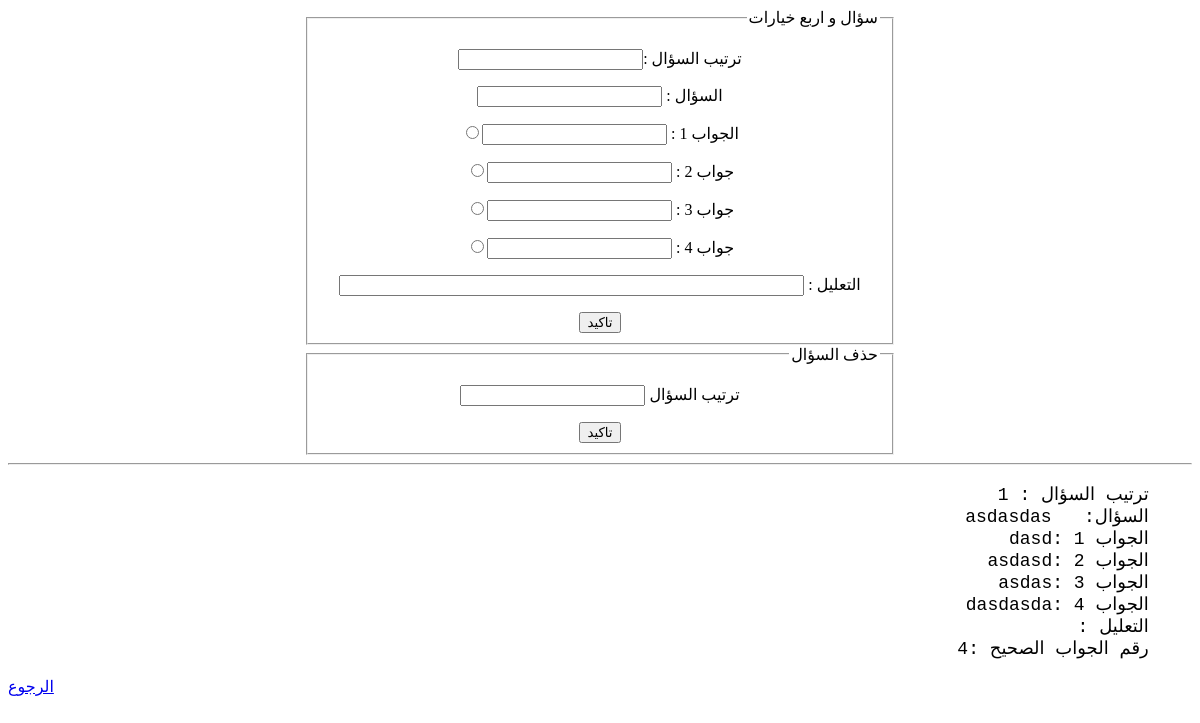
/firstyear/main/firstsemester/TH/ATH/AThGM/AThG, run on an earlier commit of the app's database.
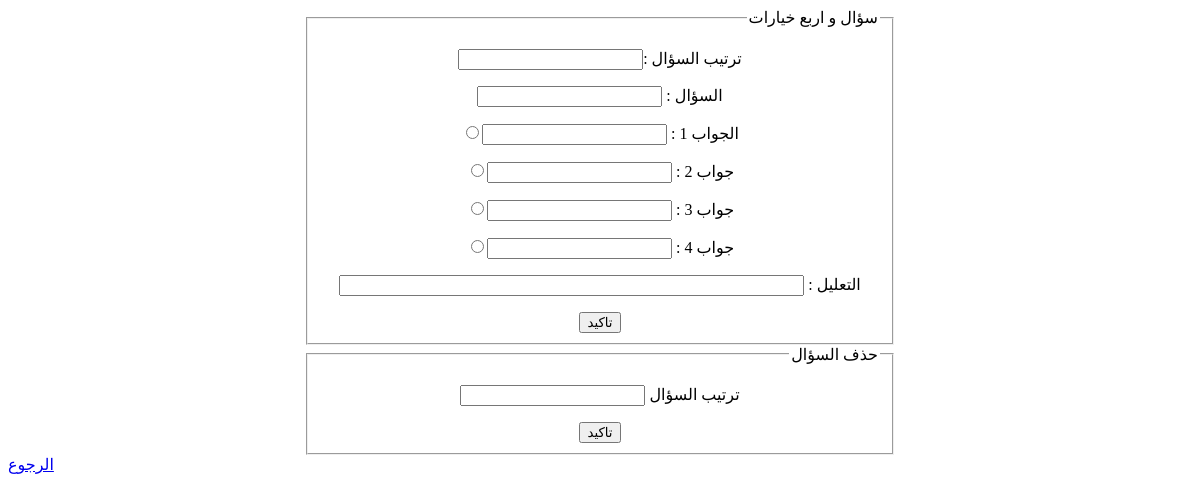
And on a later commit of the database.
### firstyear/models.py (models this page shows)
class ATHG(models.Model):
    ExNo = models.ForeignKey(ATHGM, on_delete=models.CASCADE, default=1)
    question = models.TextField(null=False)
    ans1 = models.TextField(null=False)
    ans2 = models.TextField(null=False)
    ans3 = models.TextField(null=False)
    ans4 = models.TextField(null=False)
    why = models.TextField(default='')
    No_true = models.IntegerField(default=1, null=False)
    number = models.IntegerField(default=1, null=False)
    class Meta:
        ordering = ['number']

### firstyear/views.py (the view, shortened to what this page needs)
# urls.py: path('main/firstsemester/TH/ATH/AThGM/AThG', views.AThG, name='AThG'),
def AThG(request):
    db = ATHGM.objects.first()
    list = ATHG.objects.all()
    return render(request, 'firstyear/TH/AThG.html', {'names': list})

### templates/firstyear/TH/AThG.html (shortened to what this page needs)
<!DOCTYPE html>
<html lang="en">
<head>
</head>
<body>
<div style="text-align: center;">
<center>
    <div align="center" style="width: 50%; height:50%">
        <form method="POST" style="align-items: center">
            <fieldset dir="rtl">
                <legend>سؤال و اربع خيارات</legend>
                <p>
                    <label>ترتيب السؤال :<input name="number" type="number"></label>
                </p>
                <p>
                    <label>السؤال : <input name="question" type="text"/></label>
                </p>
                <p>
                    <label>الجواب 1 : <input name="ans1" type="text"/></label><input name="No" type="radio" value=1>
                </p>
                <p>
                    <label>جواب 2 : <input name="ans2" type="text"/></label><input name="No" type="radio" value=2>
                </p>
                <p>
                    <label>جواب 3 : <input name="ans3" type="text"/></label><input name="No" type="radio" value=3>
                </p>
                <p>
                    <label>جواب 4 : <input name="ans4" type="text"/></label><input name="No" type="radio" value=4>
                </p>
                <p>
                    <label>التعليل : <input name="why" size="55px;" type="text"/></label>
                </p>
                <input name="add" type="submit" value="تاكيد">
            </fieldset>
        </form>
    </div>
    </center>
</div>
<div style="text-align: center;">
<center>
    <div align="center" style="width: 50%; height:50%">
        <form method="POST">
            <fieldset dir="rtl">
                <legend>حذف السؤال</legend>
                <p>
                    <label>ترتيب السؤال <input name="number" type="number"/></label>
                </p>
                <input name="delete" type="submit" value="تاكيد">
            </fieldset>
        </form>
    </div>
    </center>
</div>
<div align="right" dir="rtl" >
{%for x in names%}
    <hr>
    <pre style="font-size: 18px">
    ترتيب السؤال : {{x.number}}
    السؤال:   {{x.question}}
    الجواب 1 :{{x.ans1}}
    الجواب 2 :{{x.ans2}}
    الجواب 3 :{{x.ans3}}
    الجواب 4 :{{x.ans4}}
    التعليل :{{x.why}}
    رقم الجواب الصحيح :{{x.No_true}}
</pre>
{% endfor %}
    </div>
<a href="{% url 'AThGM'%}">الرجوع</a>
</body>
</html>

What changed in the data, as far as the page shows it:
removed ATHG: number "1", question "asdasdas", ans1 "dasd", ans2 "asdasd", ans3 "asdas", ans4 "dasdasda", No_true "4"
